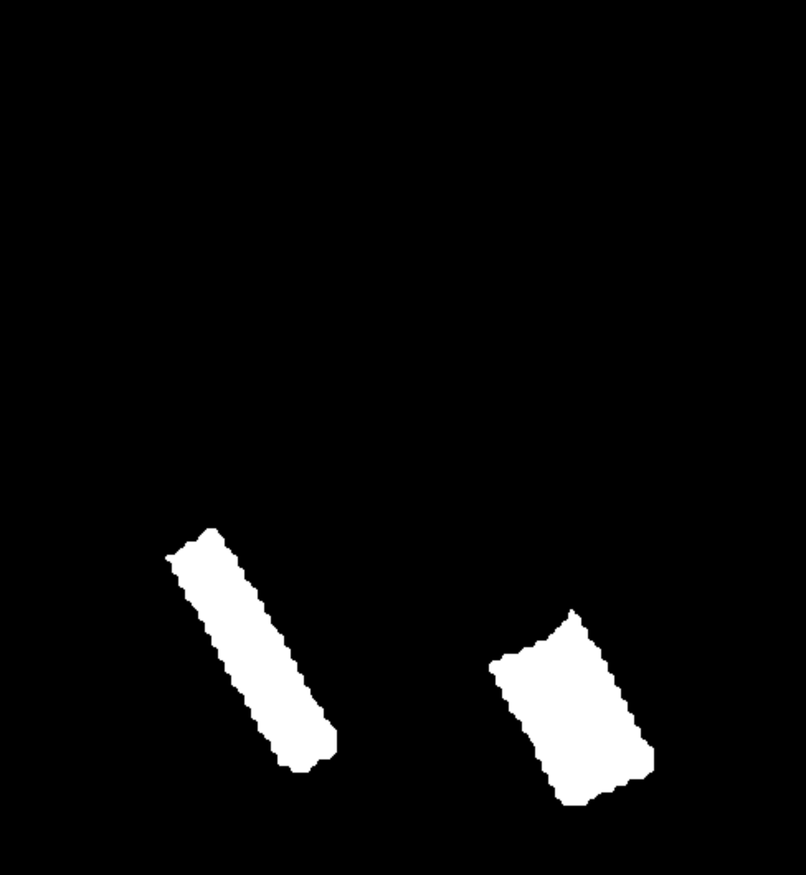
#> input picture building_detection_seg.png, 806 x 875 px, shrunk from 1951 x 2119 before the run
$ python seg_combiner.py
#> lines starting #> are read from the running program, lines starting #| are printed output that depends on the picture; after the words box and inside, x2 and y2 are one past the last pixel; in counts of white or black regions, pixels touching at a corner belong together
"""
Image Segmentation Combiner
Felipe Borja
"""

import numpy as np
import cv2

""" Load images """
# Load and display images
building_input = cv2.imread('building_detection_seg.png')
#> building_input is the input picture: shape (875, 806, 3); min 0, max 255, mean 12
road_input = cv2.imread('road_detection_seg.png')
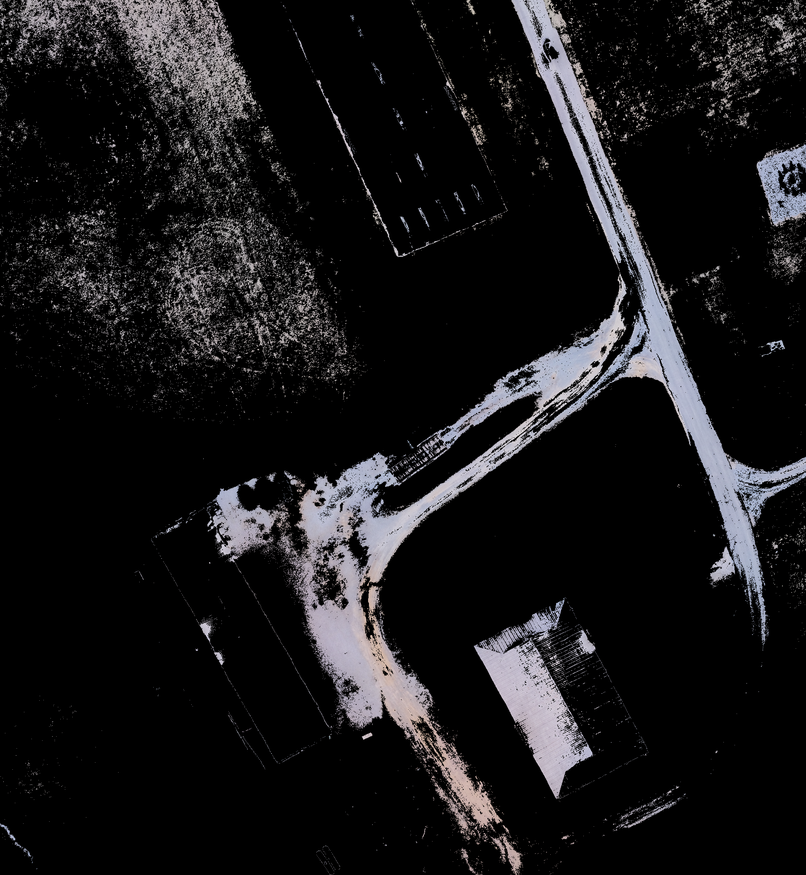
#> input picture road_detection_seg.png, 806 x 875 px, shrunk from 1951 x 2119 before the run
#> road_input is the input picture: shape (875, 806, 3); mean B, G, R 25, 23.6, 24.2

height, width, channels = building_input.shape # input image dimensions
#> height = 875; width = 806; channels = 3
output_image = np.zeros((height, width, channels), np.uint8) # same size as input image
obstacle_array = np.zeros((height, width), np.uint8) # same size as input image but only 1 channel

for row in range(height):
    for col in range(width):
        # Get values of the road and building pixels at this row and column
        building_pixel = building_input[row][col]
        road_pixel = road_input[row][col]
        if(road_pixel.all() != 0):
            output_image[row][col] = [255,0,0]
        if(building_pixel.all() != 0):
            output_image[row][col] = [0,0,255]
            obstacle_array[row][col] = 255
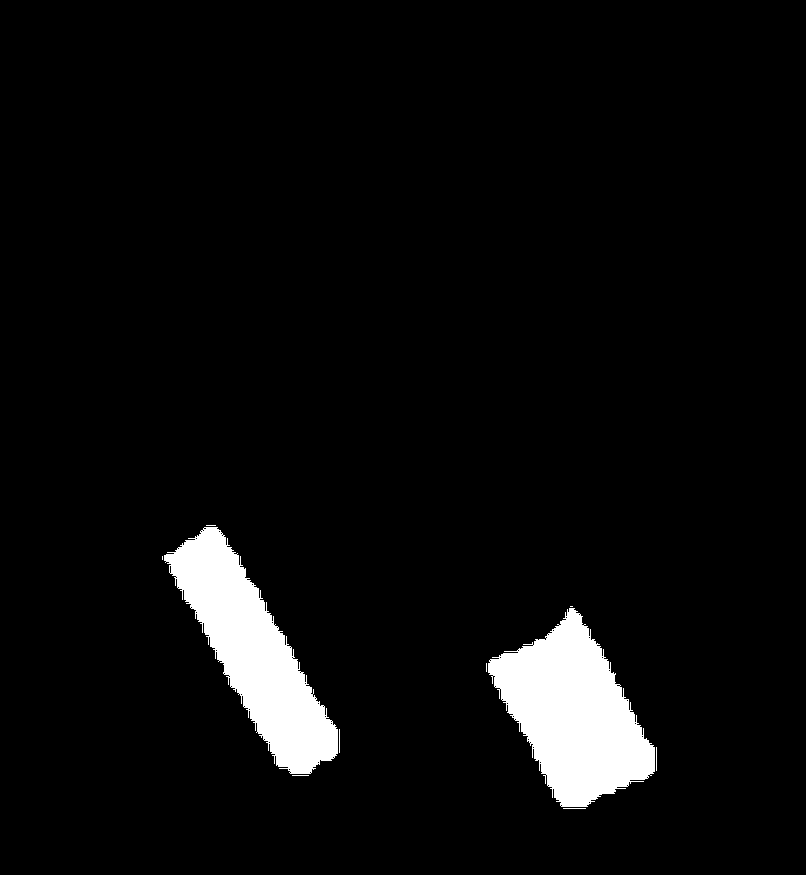
#> obstacle_array: shape (875, 806); 5.1% white; 10 white regions (5 under 20 px), largest, box (x1, y1, x2, y2) and area: (488, 608, 655, 807) 18555, (164, 527, 338, 774) 17080, (339, 729, 340, 753) 24, (656, 747, 657, 771) 24, (563, 808, 586, 809) 23
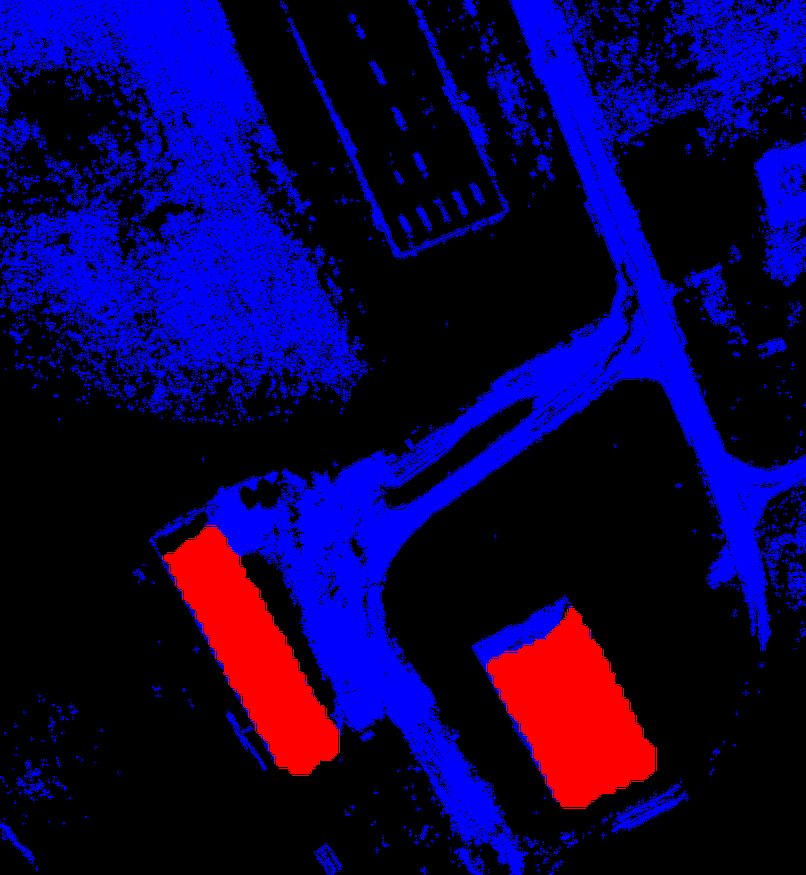
#> output_image: shape (875, 806, 3); mean B, G, R 66.6, 0, 12.9


cv2.imshow('Output Image', output_image)
cv2.waitKey(0)
cv2.destroyAllWindows()
cv2.imwrite('output_image.png', output_image)

cv2.imshow('Obstacle Image', obstacle_array)
cv2.waitKey(0)
cv2.destroyAllWindows()
cv2.imwrite('obstacle_image.png', obstacle_array)
